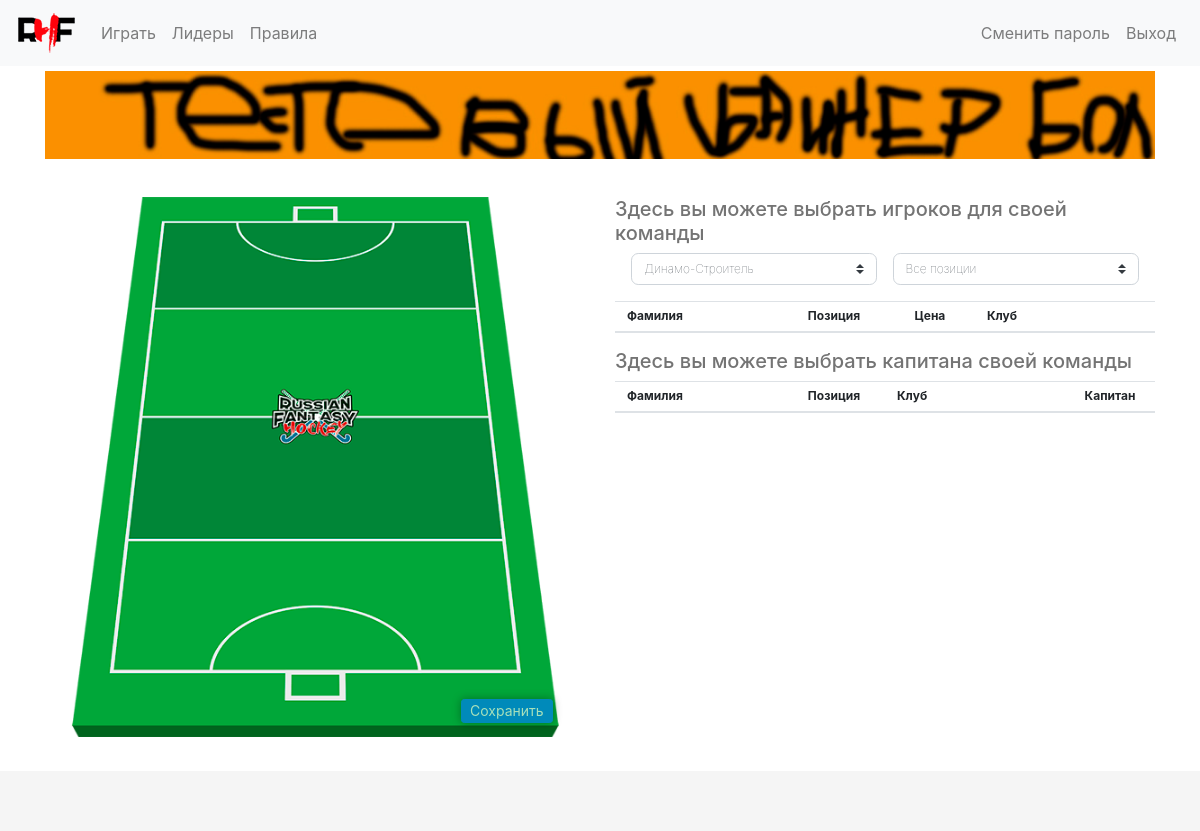
Page /play/ (signed in) on the earlier database version.
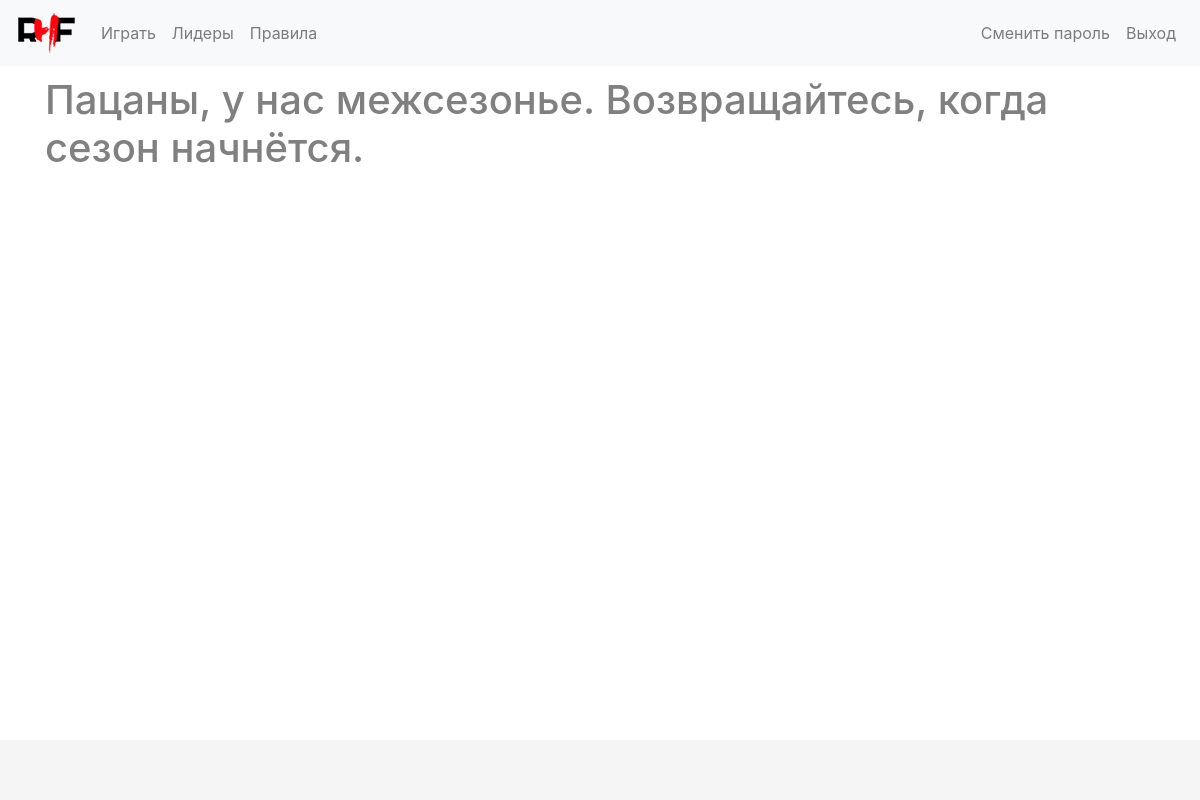
Same page on the later database version.
### accounts/models.py (models this page shows)
class AdBanners(models.Model):
    name = models.CharField(max_length=120, null=False, blank=False)
    start_time = models.DateTimeField(auto_now_add=False, auto_now=False, blank=False, null=False)
    end_time = models.DateTimeField(auto_now_add=False, auto_now=False, blank=False, null=False)
    small_image = models.ImageField(upload_to='banners/', blank=False, null=False, help_text='Resolution 414 x 50 px')
    medium_image = models.ImageField(upload_to='banners/', blank=False, null=False, help_text='Resolution 800 x 80 px')
    large_image = models.ImageField(upload_to='banners/', blank=False, null=False, help_text='Resolution 1140 x 90 px')
    link = models.URLField(blank=True, null=True)

### fantasy_hockey/views.py (the view)
# urls.py: url(r"^play/$", views.render_play_page, name="play"),
def render_play_page(request):
    if request.user.is_authenticated():
        off_season = freeze_and_count.is_off_season()
        current_profile = Profile.objects.get(user_id=request.user)
        if current_profile.team_name:
            utc_now = datetime.datetime.now(datetime.timezone.utc)
            try:
                banners = AdBanners.objects.get(start_time__lte=utc_now, end_time__gte=utc_now)
            except:
                banners = False
            return render(request, 'play.html', context={'banners': banners, 'off_season': off_season})
        else:
            return redirect('accounts:teamname')
    else:
        return redirect('accounts:login')

### freeze_and_count/views.py (called while the page is built)
def is_off_season():
    utc_now = datetime.datetime.now(datetime.timezone.utc)
    return Off_Season.objects.filter(start_time__lt=utc_now, end_time__isnull=True).exists()

### templates/play.html (shortened to what this page needs)
{% extends "base.html" %} {% load staticfiles %} {% block content %}
{% if off_season %}
<div class="container">
    <h1>Пацаны, у нас межсезонье. Возвращайтесь, когда сезон начнётся.</h1>
</div>
{% else %}
<div class="container">
    {% if banners %}
        <div class="large_image">
            <div class="banner-div">
                {% if banners.link %}
                    <a href="{{ banners.link }}" target="_blank"><img class="banner" src="{{ banners.large_image.url }}" alt="small_banner"></a>
                {% else %}
                    <img class="banner" src="{{ banners.large_image.url }}" alt="large_banner">
                {% endif %}
            </div>
        </div>
    {% endif %}
    <div class="row play_page_row">
        <div class="col-12 col-lg-6" style="margin-bottom: 3%">
            <div class="field_wrapper">
                <img class="field" src="{% static 'images/play/field.png' %}" alt="field">
                <div class="field_div">
                    <div class="forward zone">
                    </div>
                    <div class="midfielder zone">
                    </div>
                    <div class="defender zone">
                    </div>
                    <div class="goalkeeper zone">
                    </div>
                    <div class="buttons">
                        <button type="button" id="save_team" class="btn btn-primary btn-sm" disabled>Сохранить</button>
                    </div>
                </div>
            </div>
        </div>
        <div class="col-12 col-lg-6 div-players-list">
            <div class="input-group-div">
                <div>
                    <h5>Здесь вы можете выбрать игроков для своей команды</h5>
                </div>
                <div class="input-group mb-3">
                    <select class="custom-select" id="selectClub">
                        <option value="Динамо-Строитель">Динамо-Строитель</option>
                    </select>
                    <select class="custom-select" id="selectPosition">
                        <option selected>Все позиции</option>
                    </select>
                </div>
            </div>
            <table class="table table_players_all">
                <thead>
                    <tr>
                        <th scope="col" style="width: 33.34%">Фамилия</th>
                        <th scope="col" style="width: 16.66%; padding-left: 0%;" class="cell_centerize">Позиция</th>
                        <th scope="col" style="width: 16.66%" class="cell_centerize">Цена</th>
                        <th scope="col" style="width: 33.34%">Клуб</th>
                    </tr>
                </thead>
            </table>
            <div class="users-players-div">
                <h5>Здесь вы можете выбрать капитана своей команды</h5>
                <table class="table users_players">
                    <thead>
                        <tr>
                            <th scope="col" style="width: 33.34%">Фамилия</th>
                            <th scope="col" style="width: 16.66%; padding-left: 0%;" class="cell_centerize">Позиция</th>
                            <th scope="col" style="width: 33.34%">Клуб</th>
                            <th scope="col" style="width: 16.66%" class="cell_centerize">Капитан</th>
                        </tr>
                    </thead>
                </table>
            </div>
            <div class="row">
                <div class="col-6">
                </div>
                <div class="col-6">
                </div>
            </div>
        </div>
    </div>
</div>
{% endif %}
{% endblock %}

Differences in the rows shown:
no longer on this page (row edited): AdBanners: large_image (picture)
Other differences:
form field value: "Динамо-Строитель" → (not shown)
form field value: "Все позиции" → (not shown)
text no longer shown: "Сохранить Здесь вы можете выбрать игроков для своей команды Фамилия Позиция Цена Клуб Здесь вы можете выбрать капитана своей команды Фамилия Позиция Клуб Капитан"
text now shown: "Пацаны, у нас межсезонье. Возвращайтесь, когда сезон начнётся."
